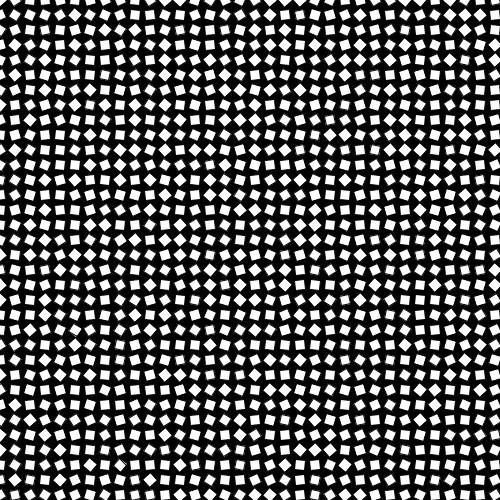
Frame 1 (no input)
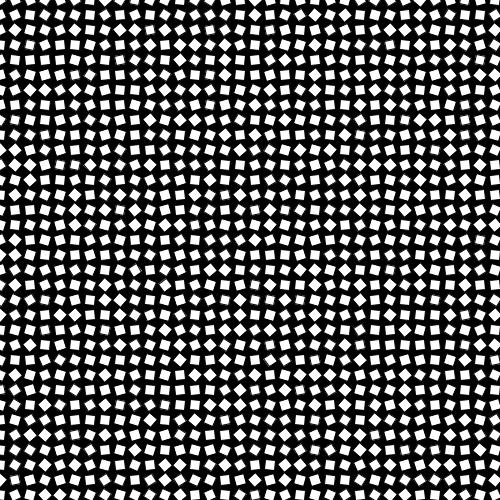
Frame 60 (the mouse pressed at the canvas centre just before this capture)
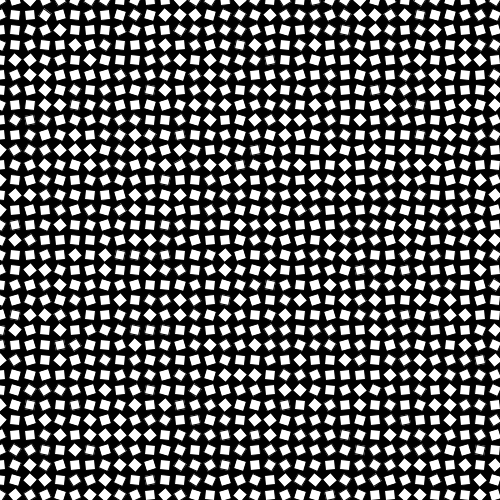
Frame 120 (the mouse held since frame 60 and released just before this capture)

The Processing sketch that drew these frames (run headless with seeded random() and noise(); from frame 60 on, the mouse is pressed at the canvas centre):

// Processing sketch: rotadores
// ── rotadores.pde
int nCols = 50;
int nFilas = 50;
float[][] angulos = new float[nCols][nFilas];
float[][] velocidades = new float[nCols][nFilas];

void setup() {
  size(500, 500);
  for (int i = 0; i < angulos[0].length; ++i) {
    for (int j = 0; j < angulos[1].length; ++j) {
      angulos[i][j] = random(0, 360);
      velocidades[i][j] = random(-3,3);
    }
  }
  rectMode(CENTER);
}

void draw() {
  background(0);
  float rot;

  for (int i = 0; i < angulos.length; ++i) {
    for (int j = 0; j < angulos[1].length; ++j) {
      angulos[i][j] += velocidades[i][j];
      rotador(15 * i, 15*j, angulos[i][j] + velocidades[i][j], 10);
    }
  }
}

void rotador(float x, float y, float a, float s) {
  pushMatrix();
  translate(x, y);
  rotate(radians(a));
  rect(0, 0, s, s);
  popMatrix();
}
